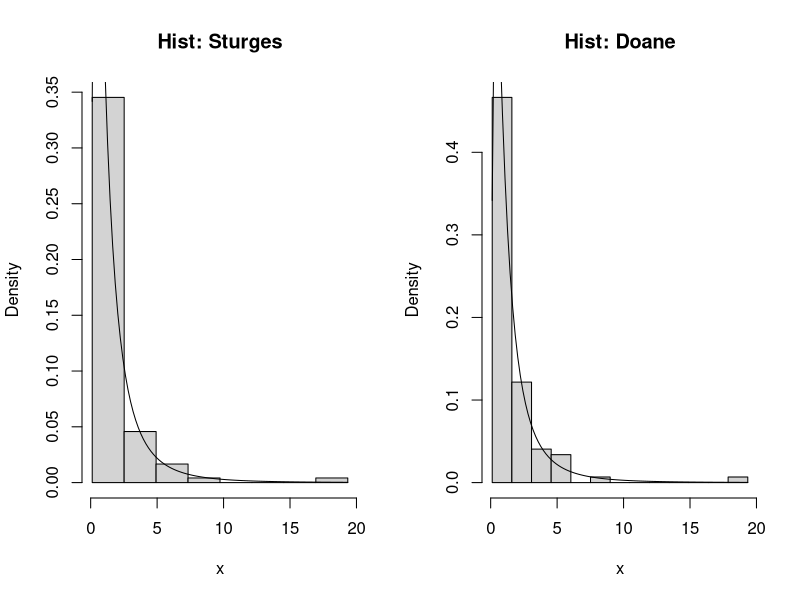
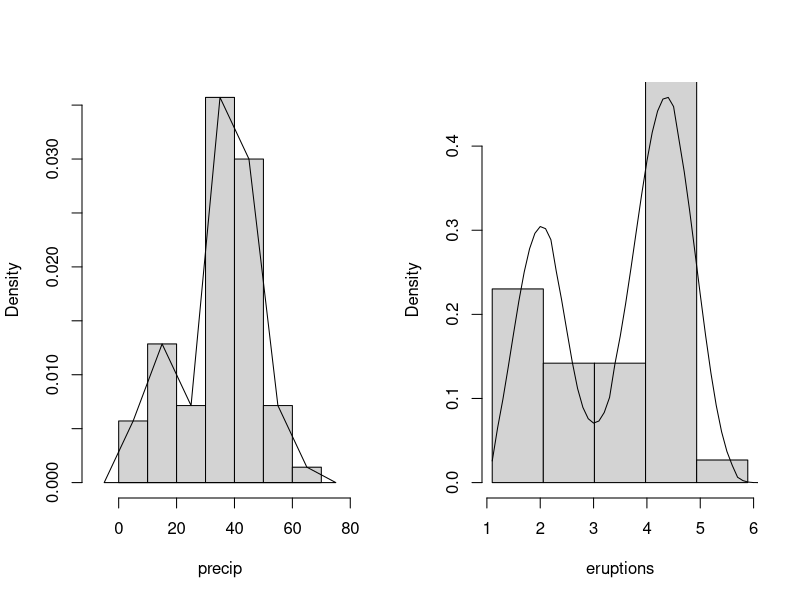
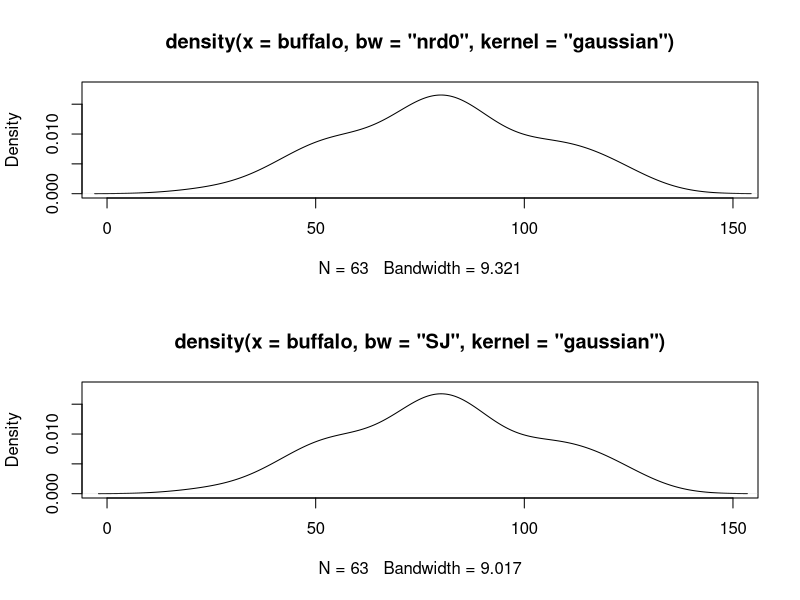
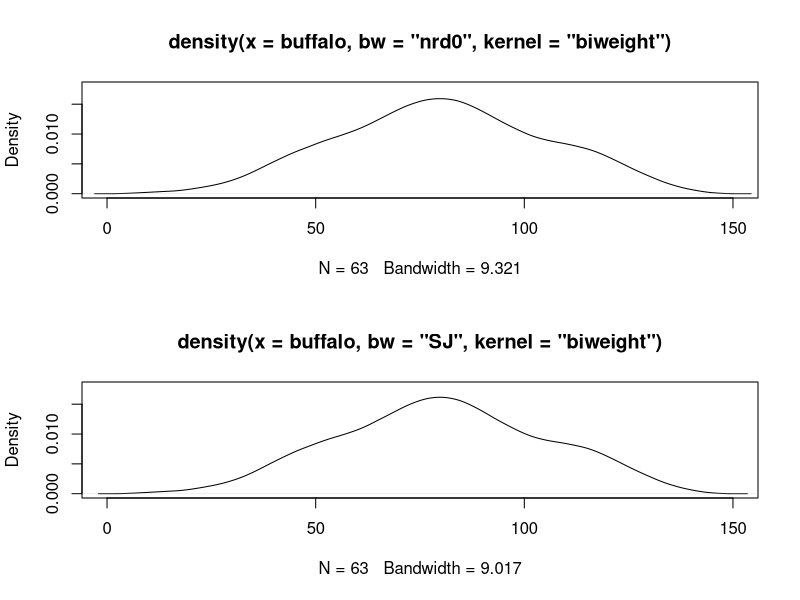

The R script that drew these images, in order:
## ---- chunk 1
knitr::opts_chunk$set(echo = TRUE)
library(coda)
set.seed(04232021)
# Ch.12: 12.1, 12.4, 12.6, 12.8, 12.13 (BONUS) 
## ---- chunk 2
par(mfrow=c(1,2))
n <- 100
x <- rlnorm(n)
nclass <- ceiling(1 + log2(n))
cwidth <- diff(range(x) / nclass)
breaks <- min(x) + cwidth * 0:nclass
h.sturges <- hist(x, breaks = breaks, freq = FALSE, main = "Hist: Sturges")
curve(dlnorm(x), add=TRUE)


# Applying Doane’s correction requires the sample skewness.
skew <- function(x) {
  xbar <- mean(x)
  m3 <- mean((x - xbar) ^ 3)
  m2 <- mean((x - xbar) ^ 2)
  return(m3 / m2 ^ 1.5)
}

# Doane constant
abs_data = abs(skew(x))
se <- sqrt(6 * (n - 2) / ((n + 1) * (n + 3)))
Ke <- log2(1 + abs_data / se)
nclass.Doane <- ceiling(nclass.Sturges(x) + Ke)
cwidth.Doane <- diff(range(x) / nclass.Doane)
breaks.Doane <- min(x) + cwidth.Doane * seq(0, nclass.Doane)
h.Doane <- hist(x, breaks = breaks.Doane, freq = FALSE, main = "Hist: Doane")
curve(dlnorm(x), add=TRUE)
## ---- chunk 3
# number of bins

cbind(Sturges = nclass, Doane = nclass.Doane)

# bins
cbind(bins.Sturges = cwidth, bins.Doane = cwidth.Doane)

# breaks length
cbind(breaks.Struge = length(breaks), breaks.Doane = length(breaks.Doane))

# Counts Struges
h.sturges$counts
# counts Doane
h.Doane$counts

# The deciles of the standard lognormal
decile.true = qlnorm( seq(.1,.9,.1) )
round(decile.true, 2 )

# df(d)
f.true10 = dlnorm( decile.true )
round(f.true10, 2 )

# Struges breaks
round(h.sturges$breaks, 1)
# Doane breaks
round(h.Doane$breaks, 1)

# Sturges density
round(h.sturges$density, 2)
# Doane density
round(h.Doane$density, 2)
## ---- chunk 4
n <- length(precip)
# freq poly bin width using normal ref rule
h <- 2.15 * (stats::IQR(precip) / 1.348) * n ^ (-1 / 5)

# calculate the sequence of breaks and histogram
br <- pretty(precip, diff(range(precip)) / h)
brplus <- c(min(br) - h, max(br + h))
histg <- hist( precip, breaks = br, freq = FALSE, main = "", xlim = brplus)

vx <- histg$mids # density est at vertices of polygon
vy <- histg$density

delta <- diff(vx)[1] # h after pretty is applied
k <- length(vx)

vx <- vx + delta # the bins on the ends
vx <- c(vx[1] - 2 * delta, vx[1] - delta, vx)
vy <- c(0, vy, 0)

# add the polygon to the histogram
polygon(vx, vy)

# check estimates by numerical integration
fpoly <- approxfun(vx, vy)
print(integrate(fpoly, lower=min(vx), upper=max(vx)))
## ---- chunk 5
eruptions <- faithful$eruptions
n <- length(eruptions)

m <- 20
a <- min(eruptions) - .5
b <- max(eruptions) + .5
h <- 2.576 * sqrt(var(eruptions)) * n ^ (-1 / 5)
delta <- h / m
#get the bin counts on the delta-width mesh.
br <- seq(a - delta * m, b + 2 * delta * m, delta)
histg <- hist(eruptions, breaks = br, plot = FALSE)
nk <- histg$counts
K <- abs((1 - m):(m - 1))

fhat <- function(x) {
  # locate the leftmost interval containing x
  i <- max(which(x > br))
  k <- (i - m + 1):(i + m - 1)
  # get the 2m-1 bin counts centered at x
  vk <- nk[k]
  sum((1 - K / m) * vk) / (n * h) #f.hat
  sum((15 / 16) * (1 - (K / m) ^ 2) ^ 2 * vk) / (n * h)
}

# density can be computed at any points in range of data
z <- as.matrix(seq(a, b + h, .1))
f.ash <- apply(z, 1, fhat) #density estimates at midpts

# plot ASH density estimate over histogram
br2 <- seq(a, b + h, h)
hist(
  eruptions,
  breaks = br2,
  freq = FALSE,
  main = "",
  ylim = c(0, max(f.ash))
)
lines(z, f.ash, xlab = "eruptions")
## ---- chunk 6
library( gss )
data( buffalo ) 
buffalo.dens0 = density( buffalo, bw='nrd0', kernel='gaussian')
buffalo.dens0SJ = density( buffalo, bw='SJ', kernel='gaussian') 
buffalo.densBiw = density( buffalo, bw='nrd0', kernel='biweight')
buffalo.densBiwSJ = density( buffalo, bw='SJ', kernel='biweight')
par( mfrow= c(2,1) )
plot( buffalo.dens0, xlim=c(0,150), ylim=c(0,0.018) )
plot( buffalo.dens0SJ, xlim=c(0,150), ylim=c(0,0.018)) 
## ---- chunk 7
par( mfrow= c(2,1) )
plot( buffalo.densBiw, xlim=c(0,150), ylim=c(0,0.018) )
plot( buffalo.densBiwSJ, xlim=c(0,150), ylim=c(0,0.018) )
